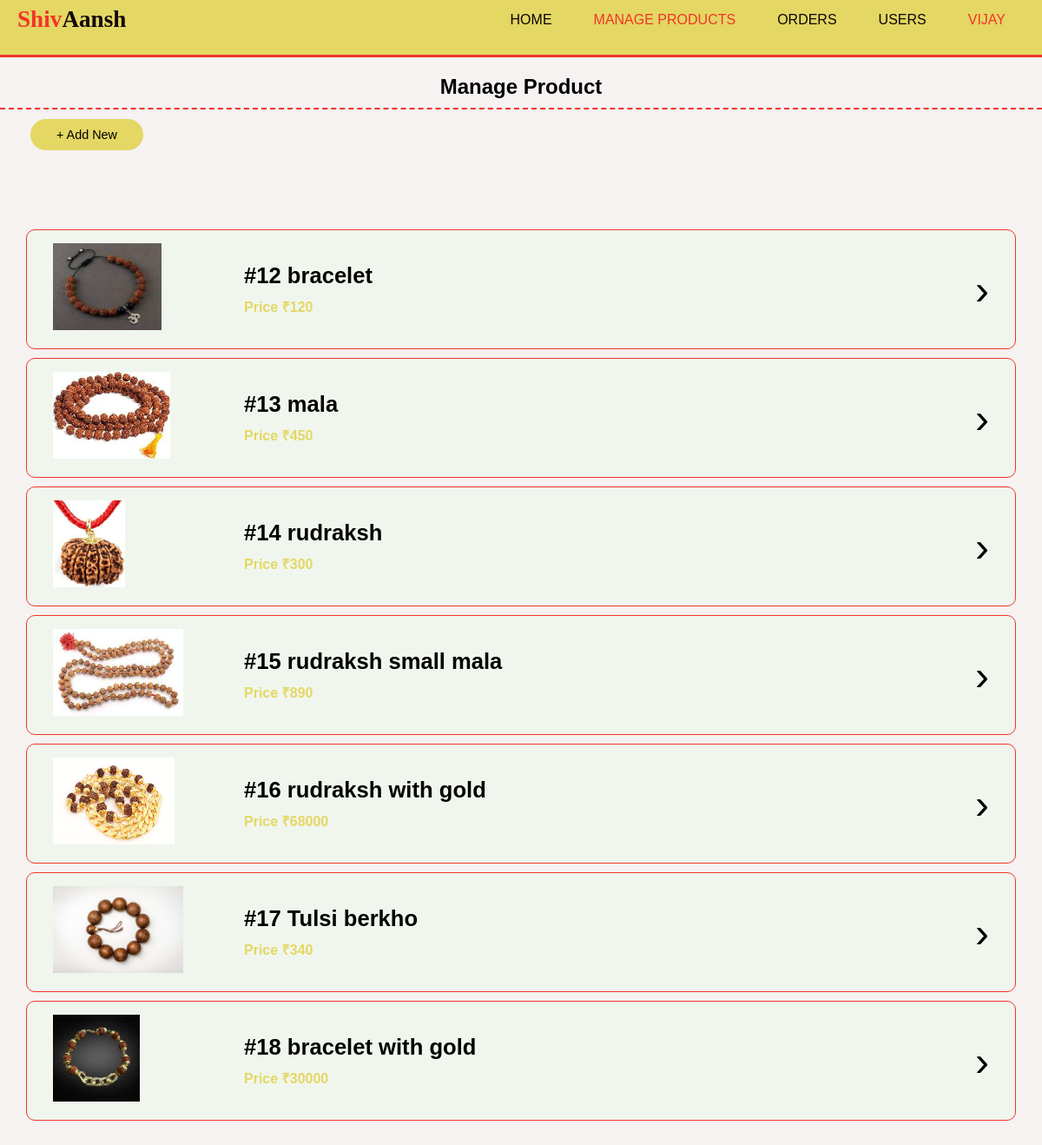
The page /Admin/manageproducts.php (signed in) on the database its author committed.
### tables this page shows
CREATE TABLE IF NOT EXISTS `products` (
  `id` int NOT NULL AUTO_INCREMENT,
  `name` varchar(100) NOT NULL,
  `price` int NOT NULL,
  `status` varchar(2) NOT NULL,
  `img` text NOT NULL,
  PRIMARY KEY (`id`)
);

### Admin/manageproducts.php (the view, shortened to what this page needs)
<!DOCTYPE html>
<html lang="en">
<head>
    <?php
    include('include/head.php');
    ?>
    <link rel="stylesheet" href="css/style.css">
</head>
<body>
    <?php
    include('include/connection.php');
    ?>
    <?php
    include('include/header.php');
    ?>
    <?php
    $searchtext = "";
    ?>
    <main>
        <div class="main-container">
            <div class="page-heading">
                <h2>Manage Product</h2>
            </div>
            <div class="game-events">
                <a href="addproduct.php" class="button1">+ Add New</a>
                <div class="events-list">
                    <div class="search-container">
                        <div class="form-container">
                            <form action="" method="post" name="addnewgame">
                                <div class="form-wrapper">
                            </form>
                        </div>
                    </div>
                    <?php
                    if (isset($_POST['eventsearchsubmit'])) {
                        $query = "select * from products where (name like '%$searchtext%' or price like '%$searchtext%') order by serial DESC";
                    } else {
                        $query = "select * from products";
                    }
                    $res = mysqli_query($conn, $query);
                    while ($eventsdata = mysqli_fetch_assoc($res)) {
                        $inactive = "";
                    ?>
                        <a href="viewproduct.php?eventid=<?= $eventsdata['id'] ?>" class="event <?= $inactive ?>">
                            <div class="event-details">
                                <div class="event-head">
                                    <h3 class="event-image">
                                        <img src="./upload/<?= $eventsdata['img'] ?>" height="100px" alt="">
                                    </h3>
                                    <div>
                                        <h3>#<?= $eventsdata['id'] ?> <?= $eventsdata['name'] ?></h3>
                                        <span>Price &#8377;<?= $eventsdata['price'] ?></span>
                                    </div>
                                </div>
                            </div>
                            <div class="event-indicator">&#8250;</div>
                        </a>
                    <?php
                    }
                    ?>
                </div>
            </div>
        </div>
    </main>
</body>
</html>

### Admin/include/header.php (shortened to what this page needs)
<?php
include('include/connection.php');
if (!isset($_SESSION['adminid'])) {
    echo "<script>window.location.href='login.php';</script>";
} else {
    $userstr = "select * from admin where id = " . $_SESSION['adminid'];
    $userqry = mysqli_query($conn, $userstr);
    $userdata = mysqli_fetch_array($userqry);
}
?>
<header>
    <div class="logo">
        <h1><span style="color:var(--secondary)">Shiv</span>Aansh</h1>
    </div>
    <div class="menu">
        <div class="links">
            <a href="index.php" class="link" id="home">Home</a>
            <a href="manageproducts.php" class="link" id="manageproducts">Manage Products</a>
            <a href="orders.php" class="link" id="manageproducts">Orders</a>
            <a href="users.php" class="link" id="manageproducts">Users</a>
            <a href="logout.php" class="link" style="color:var(--secondary)" id="applications"><?= $userdata['name'] ?></a>
        </div>
    </div>
</header>

### Admin/css/style.css (style rules this page uses)
:root { --primary:#e4d764; --secondary:#f13528; --gray:#909090; --light:#f6f2f2; --black:#0a0707; }
* { margin: 0; padding: 0; }
body { margin: 0; padding: 0; background-color: var(--light); }
header { background-color: var(--primary); display: flex; justify-content: space-between; align-items: center; padding: 7px 20px; padding-bottom: 25px; border-bottom: solid 3px var(--secondary); }
header .logo h1 { color:#120a0a; font-family: verdana; font-size: 1.7em; }
.link { color: #0d0505; text-decoration: none; font-family: Verdana, Geneva, Tahoma, sans-serif; font-size: 1em; margin: 0 5px; padding: 5px 15px; text-transform: uppercase; border: solid 2px transparent; border-radius: 40px; transition: 0.5s; }
.active-link { color: var(--secondary); }
.game-events { padding: 20px 30px; }
.events-list { box-sizing: border-box; padding: 10px 0px; width: 100%; }
.event { display: flex; justify-content: space-between; align-items: center; width: 100%; text-decoration: none; color: #000; padding: 10px 30px; box-sizing: border-box; font-family: Helvetica, sans-serif; background-color: #f0f6ed; border: solid 1px var(--secondary); border-radius: 10px; margin: 10px 0; }
.event-details { padding: 5px 0; }
.event-details h3 { padding-bottom: 0px; font-weight: 900; font-size: 1.6em; font-family:'Franklin Gothic Medium', 'Arial Narrow', Arial, sans-serif; }
.event-head { display: flex; align-items: center; }
.event-details span { color: var(--primary); font-size: 1em; font-weight: 600; display: block; padding-top: 10px; }
.event-indicator { font-size: 3em; }
.event-head .event-image { color: rgb(5, 51, 135); margin-right: 20px; font-size: 1.5em; width:200px; }

### Admin/css/common.css (style rules this page uses)
.button1 { background-color: var(--primary); border: none; padding: 10px 30px; border-radius: 40px; margin: 5px; color: #000; cursor: pointer; text-decoration: none; font-family: Helvetica, sans-serif; font-size: 0.9em; }
.page-heading { text-align: center!important; font-family: Verdana, Geneva, Tahoma, sans-serif!important; padding: 10px!important; padding-top: 20px!important; border-bottom: dashed 2px var(--secondary)!important; }
.page-heading h2 { display: block; font-size: 1.5em; font-weight: bold; }
.form-container { width:100%; padding: 20px; box-sizing: border-box; display: flex; justify-content: center; align-items: center; }
.form-container form { width: 100%; }
.form-wrapper { padding: 10px; box-sizing: border-box ; width:100%; }

### rows shown on the page
products: img (picture), id "12", name "bracelet", price "120"
products: img (picture), id "13", name "mala", price "450"
products: img (picture), id "14", name "rudraksh", price "300"
products: img (picture), id "15", name "rudraksh small mala", price "890"
products: img (picture), id "16", name "rudraksh with gold", price "68000"
products: img (picture), id "17", name "Tulsi berkho", price "340"
products: img (picture), id "18", name "bracelet with gold", price "30000"

### other values the page prints
$userdata['name'] "VIJAY"
